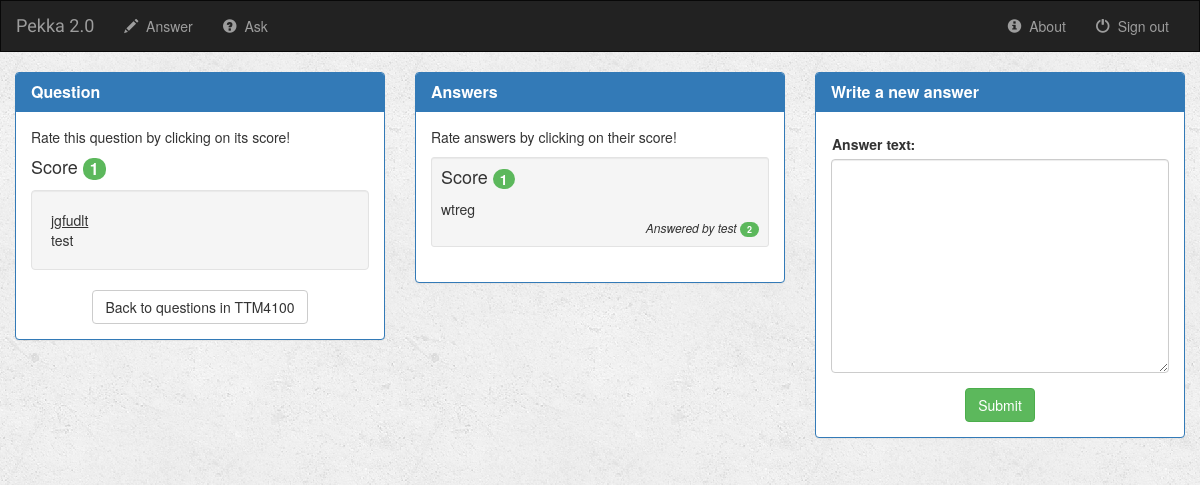
The page /pekka/1/ on the database as committed earlier.
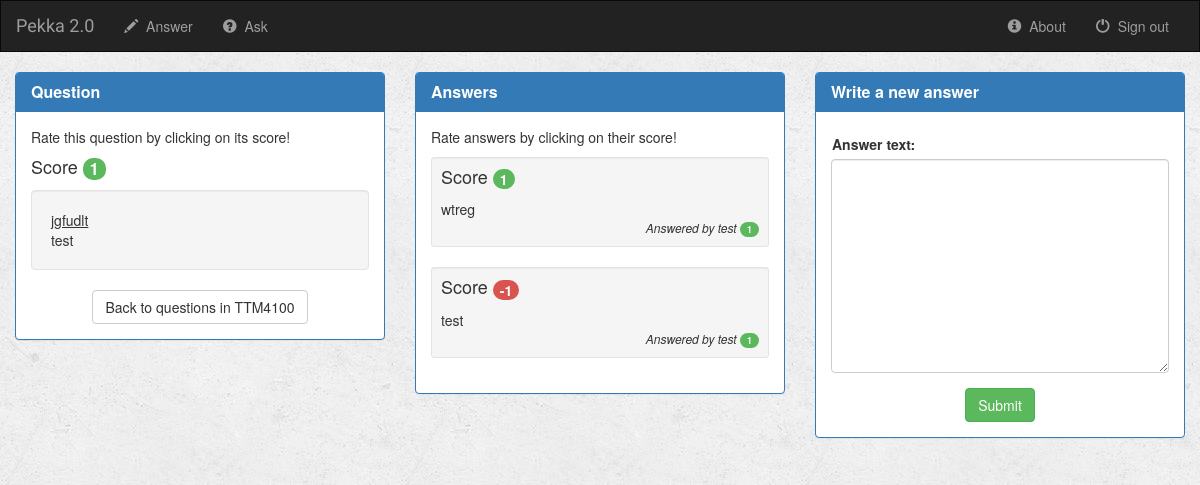
The same page on the database as committed later.
### pekka/models.py (models this page shows, shortened)
class Answer(models.Model):
    author = models.ForeignKey(User, default=1)
    question = models.ForeignKey(Question, on_delete=models.CASCADE)
    answer_text = models.CharField(max_length=2000)
    answer_time = models.DateTimeField()
    is_good_answer = models.BooleanField(default=False)
    def get_score(self):
        up = AnswerVotes.objects.filter(ans=self, val=+1)
        down = AnswerVotes.objects.filter(ans=self, val=-1)
        res = up.count()-down.count()
        return res
    def get_author_rating(self):
        user_questions = Question.objects.filter(author=self.author)
        user_answers = Answer.objects.filter(author=self.author)
        question_ratings = 0
        answer_ratings = 0
        for q in user_questions:
            question_ratings += q.get_score()
        for ans in user_answers:
            answer_ratings += ans.get_score()
        return question_ratings + answer_ratings

class Question(models.Model):
    author = models.ForeignKey(User, default=1)
    question_title = models.CharField(max_length=100)
    question_content = models.CharField(max_length=2000)
    is_answered = models.BooleanField(default=False)
    sub_code = models.CharField(max_length=10)
    ask_time = models.DateTimeField(default='2017-4-17T09:21:31+0000')
    def get_score(self):
        up = QuestionVotes.objects.filter(question=self, val=+1)
        down = QuestionVotes.objects.filter(question=self, val=-1)
        res = up.count()-down.count()
        return res

### pekka/views.py (the view, shortened to what this page needs)
# urls.py: url(r'^(?P<question_id>[0-9]+)/$', views.detail, name='detail'),
def detail(request, question_id):
    try:
        question = Question.objects.get(pk=question_id)
        answers = question.answer_set.all()
        score = question.get_score()
        form = AnswerForm(request.POST)
    except Question.DoesNotExist:
        raise Http404("Question does not exist")
    return render(request, 'html_pages/detail.html', {'score': score,
                                                      'question_title': question.question_title,
                                                      'question_content': question.question_content,
                                                      'sub_code': question.sub_code,
                                                      'answers': answers,
                                                      'form': form
                                                      })

### pekka/forms.py
class AnswerForm(forms.Form):
    answer_text = forms.CharField(widget=forms.Textarea(attrs={'cols': 30,
                                                               'rows': 10,
                                                               'class': 'form-control'}), help_text="")
    class Meta:
        model = Answer
        fields = 'answer_text'

### pekka/templates/html_pages/detail.html (shortened to what this page needs)
{% extends 'html_pages/base.html' %}
{% block body %}
<div class="container-fluid">
    <div class="row">
        <div class="col-sm-4">
            <div class="panel panel-primary">
                <div class="panel-heading">
                    <h3 class="panel-title"><b>Question</b></h3>
                </div>
                <div class="panel-body">
                    <p>Rate this question by clicking on its score!</p>
                    <h4>Score <a href="vote_question/"><span class="badge titlebadge" id="titlebadge">{{score}}</span></a></h4>
                    <div class="well">
                        <div id="title">{{ question_title }}</div>
                        {{ question_content }}
                    </div>
                    <a href="/{{ sub_code }}_a"><button class="btn btn-default center-block">Back to questions in {{sub_code}}</button></a>
                </div>
            </div>
        </div>
        <div class="col-sm-4">
            <div class="panel panel-primary">
                <div class="panel-heading">
                    <h3 class="panel-title"><b>Answers</b></h3>
                </div>
                <div class="panel-body">
                    <p>Rate answers by clicking on their score!</p>
                    {% for answer in answers|dictsortreversed:"get_score" %}
                        <div class="well well-sm">
                            <h4>Score <a href="{% url 'pekka:vote_answer' answer.id %}">
                                <span class="badge answerbadge" id="answerbadge"><b>{{answer.get_score}}</b></span></a></h4>
                            <p class="para">{{ answer.answer_text }}</p>
                            <p style="font-size:12px" class="text-right para"><i>Answered by {{answer.author}} </i>
                                <span class="badge answerbybadge" id="answerbybadge">{{answer.get_author_rating}}</span></p>
                        </div>
                    {% endfor %}
                </div>
            </div>
        </div>
        <div class="col-sm-4">
            <div class="panel panel-primary">
                <div class="panel-heading">
                    <h3 class="panel-title"><b>Write a new answer</b></h3>
                </div>
                <div class="panel-body">
                    <form class="form-horizontal" role="form" action="" method="post">
                        {% include 'html_pages/form_template.html' %}
                        <button type="submit" class="btn btn-success center-block">Submit</button>
                    </form>
                </div>
            </div>
        </div>
    </div>
</div>
{% endblock %}

Rows that differ between the two databases and show on the page:
computed for Answer "wtreg": get_author_rating "2" → "1"
added Answer: get_score "-1", answer_text "test", author "test", get_author_rating "1"
